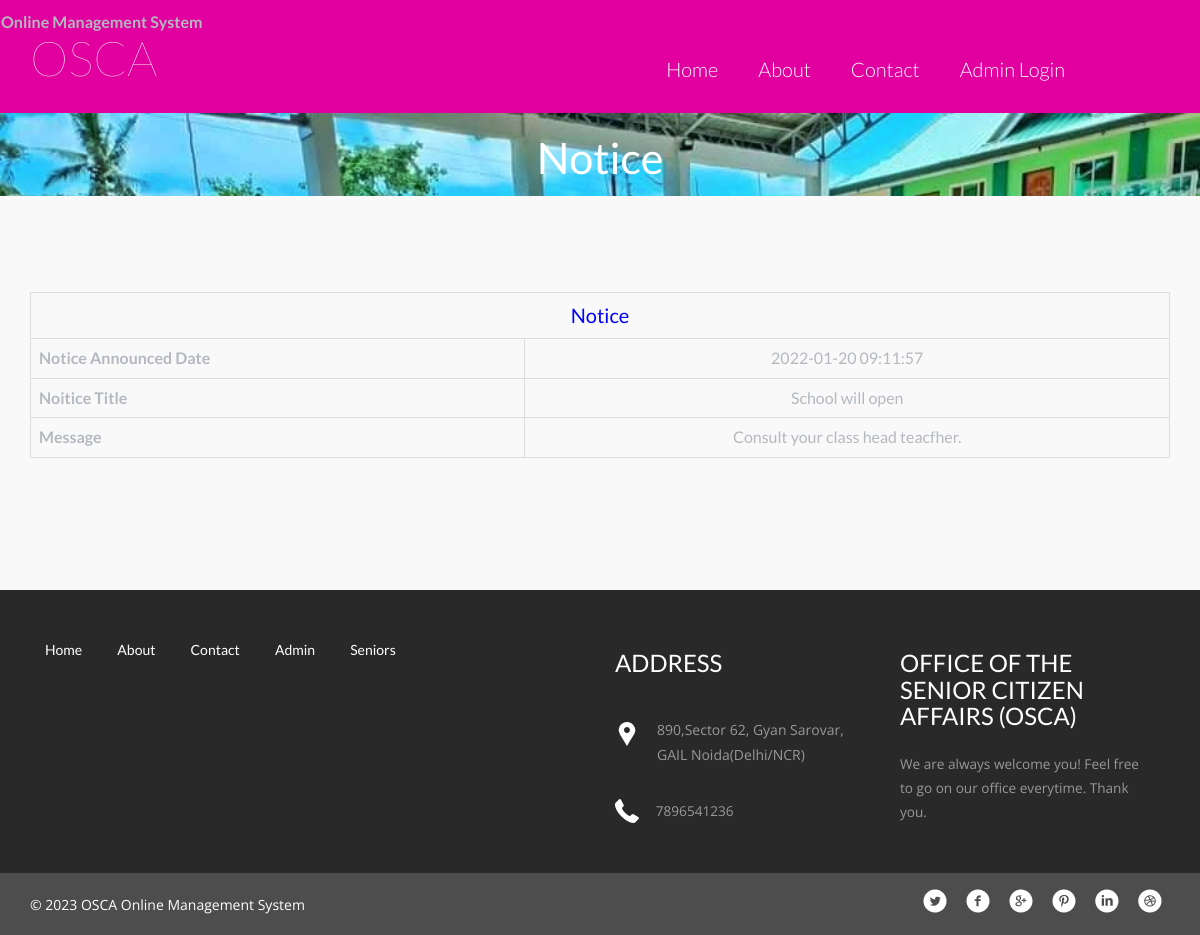
/view-public-notice.php?viewid=1, run on an earlier commit of the app's database.
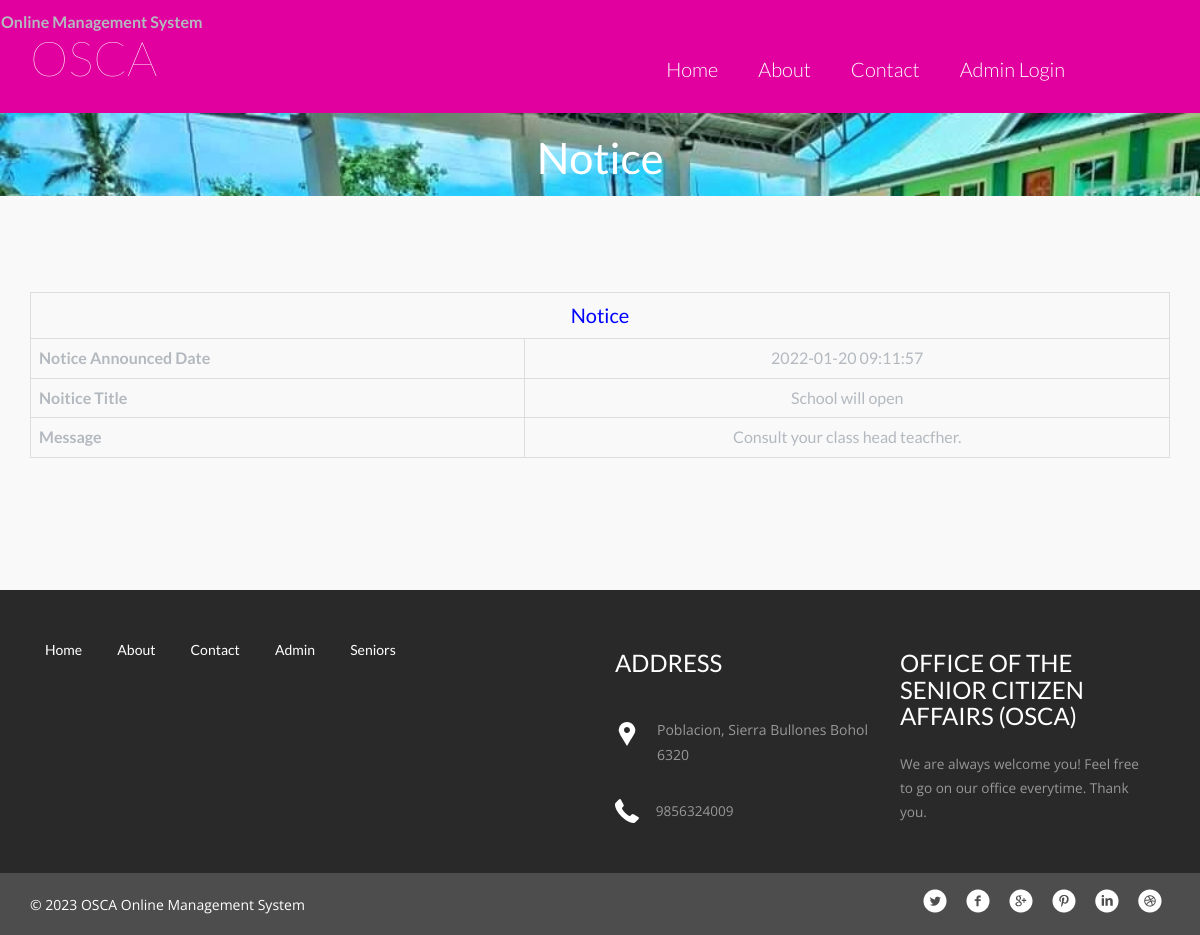
And on a later commit of the database.
### tables this page shows
CREATE TABLE `tblpage` (
  `ID` int(10) NOT NULL,
  `PageType` varchar(200) DEFAULT NULL,
  `PageTitle` mediumtext DEFAULT NULL,
  `PageDescription` mediumtext DEFAULT NULL,
  `Email` varchar(200) DEFAULT NULL,
  `MobileNumber` bigint(10) DEFAULT NULL,
  `UpdationDate` date DEFAULT NULL
);

### view-public-notice.php (the view, shortened to what this page needs)
<?php
include('includes/dbconnection.php');
?>
<!doctype html>
<html>
<head>
<link href="css/bootstrap.css" rel="stylesheet" type="text/css" media="all">
<link href="css/style.css" rel="stylesheet" type="text/css"/>
<link rel="stylesheet" type="text/css" href="css/default.css" />
<link rel="stylesheet" type="text/css" href="css/component.css" />
</head>
	<body>
<?php include_once('includes/header.php');?>
<div class="banner banner5">
	<div class="container">
	<h2>Notice</h2>
	</div>
</div>
<div class="welcome">
	<div class="container">
		<table border="1" class="table table-bordered mg-b-0">
                      <?php
$vid=$_GET['viewid'];
$sql="SELECT * from tblpublicnotice where ID=:vid";
$query = $dbh -> prepare($sql);
$query->bindParam(':vid',$vid,PDO::PARAM_STR);
$query->execute();
$results=$query->fetchAll(PDO::FETCH_OBJ);
$cnt=1;
if($query->rowCount() > 0)
{
foreach($results as $row)
{               ?>
 <tr align="center" class="table-warning">
<td colspan="4" style="font-size:20px;color:blue">
 Notice</td></tr>
<tr class="table-info">
    <th>Notice Announced Date</th>
    <td><?php  echo $row->CreationDate;?></td>
  </tr>
    <tr class="table-info">
    <th>Noitice Title</th>
    <td><?php  echo $row->NoticeTitle;?></td>
  </tr>
  <tr class="table-info">
     <th>Message</th>
    <td><?php  echo $row->NoticeMessage;?></td>
  </tr>
  <?php $cnt=$cnt+1;}} ?>
</table>
	</div>
</div>
<?php include_once('includes/footer.php');?>
	</body>
</html>

### includes/footer.php (shortened to what this page needs)
<div class="footer">
    <div class="container">
      <div class="col-md-6 footer-left">
        <ul>
          <li><a href="index.php">Home</a></li>
          <li><a href="about.php">About</a></li>
          <li><a href="contact.php">Contact</a></li>
          <li><a href="admin/login.php">Admin</a></li>
          <li><a href="user/login.php">Seniors</a></li>
        </ul>
      </div>
      <div class="col-md-3 footer-middle">
        <?php
$sql="SELECT * from tblpage where PageType='contactus'";
$query = $dbh -> prepare($sql);
$query->execute();
$results=$query->fetchAll(PDO::FETCH_OBJ);
$cnt=1;
if($query->rowCount() > 0)
{
foreach($results as $row)
{               ?>
        <h3>Address</h3>
        <div class="address">
          <p><?php  echo htmlentities($row->PageDescription);?>
          </p>
        </div>
        <div class="phone">
          <p><?php  echo htmlentities($row->MobileNumber);?></p>
        </div>
      <?php $cnt=$cnt+1;}} ?></div>
      <div class="col-md-3 footer-right">
        <h3>Office of the Senior Citizen Affairs (OSCA)</h3>
        <p>We are always welcome you! Feel free to go on our office everytime. Thank you.</p>
      </div>
      <div class="clearfix"> </div>
    </div>
  </div>
<div class="copyright">
    <div class="container">
      <div class="copyright-left">
      <p>© <?php echo date('Y');?> OSCA Online Management System </p>
      </div>
      <div class="copyright-right">
        <ul>
          <li><a href="#" class="twitter"> </a></li>
          <li><a href="#" class="twitter facebook"> </a></li>
          <li><a href="#" class="twitter chrome"> </a></li>
          <li><a href="#" class="twitter pinterest"> </a></li>
          <li><a href="#" class="twitter linkedin"> </a></li>
          <li><a href="#" class="twitter dribbble"> </a></li>
        </ul>
      </div>
      <div class="clearfix"> </div>
    </div>
  </div>

What changed in the data, as far as the page shows it:
changed tblpage: PageDescription "890,Sector 62, Gyan Sarovar, GAIL Noida(Delhi/NCR)" → "Poblacion, Sierra Bullones Bohol 6320"; MobileNumber "7896541236" → "9856324009"
